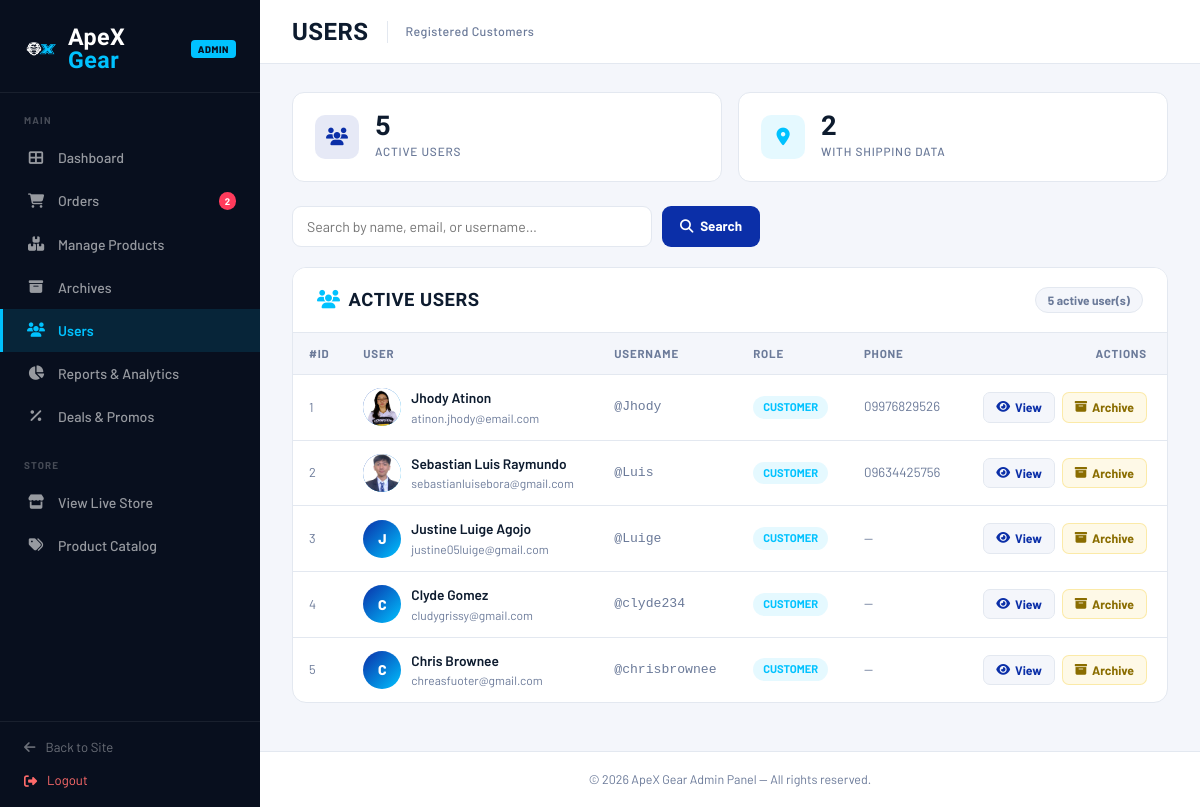
Page /admin/manage_users.php (signed in) on the earlier database version.
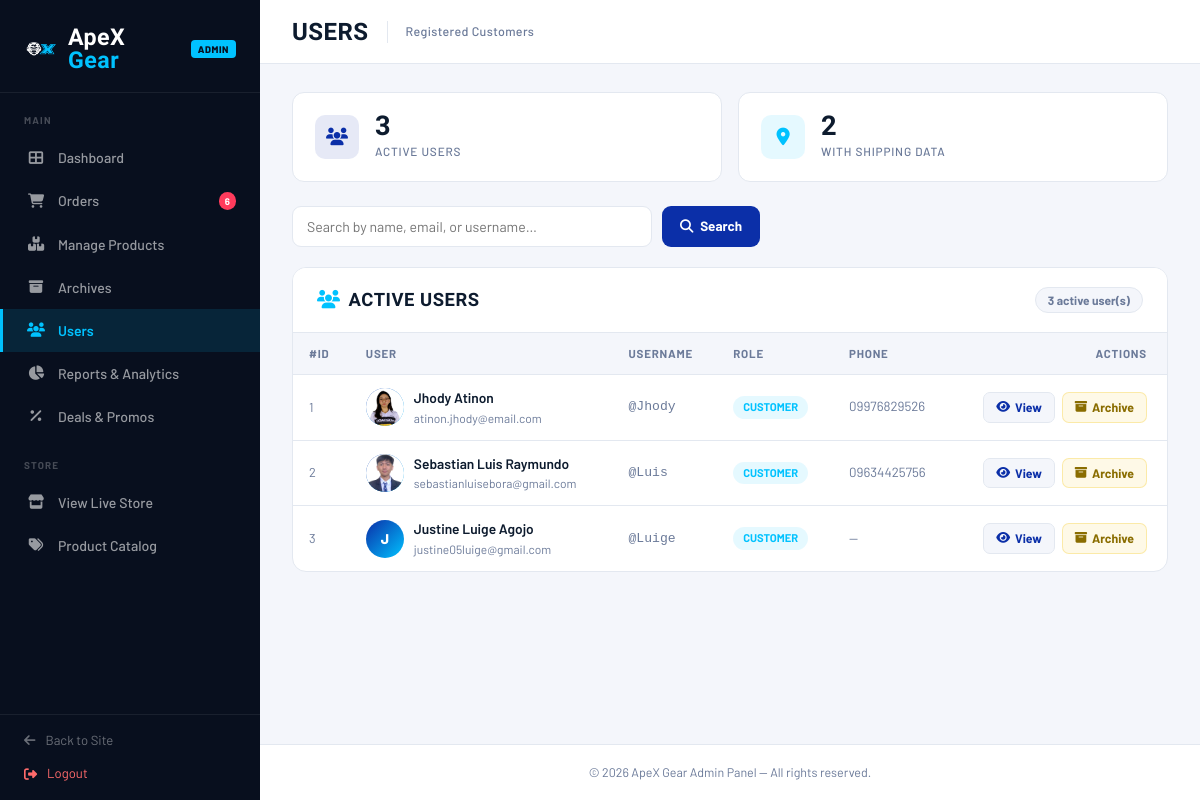
Same page on the later database version.
### tables this page shows
CREATE TABLE `users_profiles_tbl` (
  `profile_id` int(11) NOT NULL,
  `user_id` int(11) NOT NULL,
  `bio` text DEFAULT NULL,
  `street_address` varchar(255) DEFAULT NULL,
  `city` varchar(100) DEFAULT NULL,
  `zip_code` varchar(20) DEFAULT NULL,
  `phone_number` varchar(20) DEFAULT NULL,
  `image_path` varchar(255) DEFAULT NULL,
  `birthday` date DEFAULT NULL
);

CREATE TABLE `users_tbl` (
  `user_id` int(11) NOT NULL,
  `first_name` varchar(50) NOT NULL,
  `last_name` varchar(50) NOT NULL,
  `m_name` varchar(50) DEFAULT NULL,
  `gender` varchar(20) DEFAULT NULL,
  `username` varchar(50) NOT NULL,
  `email` varchar(100) NOT NULL,
  `password` varchar(255) NOT NULL,
  `otp_code` int(6) DEFAULT NULL
);

### admin/manage_users.php (the view, shortened to what the changed rows need)
<?php
$db = new Database();
$conn = $db->getConnection();
$pendingQuery = "SELECT COUNT(*) as pending_count FROM orders_tbl WHERE order_status = 'Pending' OR order_status = 'On Process'";
$pendingResult = $conn->query($pendingQuery);
$pendingRow = $pendingResult->fetch_assoc();
$pendingOrders = $pendingRow['pending_count'] ?? 0;
$search = trim($_GET['q'] ?? '');
$query = "
    SELECT u.user_id, u.first_name, u.last_name, u.m_name, u.gender, u.username, u.email,
           p.bio, p.street_address, p.city, p.zip_code, p.phone_number, p.image_path
    FROM users_tbl u
    LEFT JOIN users_profiles_tbl p ON u.user_id = p.user_id
";
if ($search !== '') {
    $searchTerm = '%' . $search . '%';
    $query .= " WHERE u.first_name LIKE ? OR u.last_name LIKE ? OR u.username LIKE ? OR u.email LIKE ?";
    $stmt = $conn->prepare($query);
    $stmt->bind_param("ssss", $searchTerm, $searchTerm, $searchTerm, $searchTerm);
    $stmt->execute();
    $result = $stmt->get_result();
} else {
    $result = $conn->query($query);
}
$users = [];
while ($row = $result->fetch_assoc()) {
    $shipStmt = $conn->prepare("SELECT street_address, city, zip_code, phone_number FROM shipping_address_tbl WHERE user_id = ? ORDER BY address_id DESC LIMIT 1");
    $shipStmt->bind_param("i", $row['user_id']);
    $shipStmt->execute();
    $shipRes = $shipStmt->get_result();
    $row['shipping'] = $shipRes->fetch_assoc();
    $users[] = $row;
}
$userCount = count($users);
?>
<!DOCTYPE html>
<html lang="en">
<head>
    <link href="https://cdn.jsdelivr.net/npm/bootstrap@5.3.3/dist/css/bootstrap.min.css" rel="stylesheet">
    <link href="https://cdnjs.cloudflare.com/ajax/libs/font-awesome/6.5.0/css/all.min.css" rel="stylesheet">
    <link href="../assets/css/style.css" rel="stylesheet">
    <link href="../assets/css/admin-style.css" rel="stylesheet">
</head>
<body>
    <?php $currentAdminPage = 'manage_users.php'; include __DIR__ . '/includes/admin_sidebar.php'; ?>
    <div class="main-wrap">
        <main class="page-body">
            <div class="stat-row">
                <div class="stat-card">
                    <div>
                        <div class="stat-val"><?php echo $userCount; ?></div>
                        <div class="stat-lbl">Active Users</div>
                    </div>
                </div>
            </div>
            <div class="panel">
                <div class="panel-header">
                    <span class="panel-title"><i class="fas fa-users me-2" style="color:var(--accent);"></i>Active Users</span>
                    <span class="panel-count"><?php echo $userCount; ?> active user(s)</span>
                </div>
                <?php if (empty($users)): ?>
                    <div class="empty-state">
                        <i class="fas fa-user-slash"></i>
                        <p><?php echo $search ? 'No users match your search.' : 'No registered users yet.'; ?></p>
                    </div>
                <?php else: ?>
                    <div style="overflow-x:auto;">
                        <table class="tbl">
                            <thead>
                                <tr>
                                    <th>#ID</th>
                                    <th>User</th>
                                    <th>Username</th>
                                    <th>Role</th>
                                    <th>Phone</th>
                                    <th style="text-align:right;padding-right:20px;">Actions</th>
                                </tr>
                            </thead>
                            <tbody>
                                <?php foreach ($users as $u):
                                    $fullName = trim(($u['first_name'] ?? '') . ' ' . ($u['last_name'] ?? ''));
                                    $initial = strtoupper(substr($fullName ?: $u['username'], 0, 1));
                                ?>
                                    <tr onclick='openUserModal(<?php echo json_encode($u, JSON_HEX_APOS | JSON_HEX_QUOT); ?>)' title="Click to view details">
                                        <td style="color:var(--text-muted);font-size:.8rem;"><?php echo $u['user_id']; ?></td>
                                        <td>
                                            <div style="display:flex;align-items:center;gap:10px;">
                                                <div class="avatar">
                                                    <?php if (!empty($u['image_path'])): ?>
                                                        <img src="<?php echo str_starts_with($u['image_path'], 'http') ? htmlspecialchars($u['image_path']) : '../' . htmlspecialchars($u['image_path']); ?>" alt="Profile" style="width:100%;height:100%;object-fit:cover;">
                                                    <?php else: ?>
                                                        <?php echo $initial; ?>
                                                    <?php endif; ?>
                                                </div>
                                                <div>
                                                    <div class="user-name"><?php echo htmlspecialchars($fullName); ?></div>
                                                    <div class="user-meta"><?php echo htmlspecialchars($u['email'] ?? ''); ?></div>
                                                </div>
                                            </div>
                                        </td>
                                        <td style="font-family:monospace;font-size:.82rem;color:var(--text-muted);">@<?php echo htmlspecialchars($u['username'] ?? '—'); ?></td>
                                        <td><span class="role-pill">Customer</span></td>
                                        <td style="color:var(--text-muted);font-size:.83rem;"><?php echo htmlspecialchars($u['phone_number'] ?? '—'); ?></td>
                                        <td style="text-align:right;padding-right:20px;" onclick="event.stopPropagation()">
                                            <button class="act-btn btn-view" onclick='openUserModal(<?php echo json_encode($u, JSON_HEX_APOS | JSON_HEX_QUOT); ?>)'>
                                                <i class="fas fa-eye"></i> View
                                            </button>
                                            <form method="POST" style="display:inline;" onsubmit="return confirm('Archive this user? They will be moved to the archives and can no longer log in.');">
                                                <button type="submit" class="act-btn btn-archive ms-1"><i class="fas fa-archive"></i> Archive</button>
                                            </form>
                                        </td>
                                    </tr>
                                <?php endforeach; ?>
                            </tbody>
                        </table>
                    </div>
                <?php endif; ?>
            </div>
        </main>
    </div>
</body>
</html>

### admin/includes/admin_sidebar.php (shortened to what the changed rows need)
<?php
$currentAdminPage = $currentAdminPage ?? basename($_SERVER['PHP_SELF']);
$pendingOrderBadge = (int)($pendingOrders ?? $pendingCount ?? 0);
function adminNavActive(string $page, string $currentAdminPage): string
{
    return $currentAdminPage === $page ? ' class="active"' : '';
}
?>
<aside class="sidebar" id="sidebar">
    <a href="../index.php" class="sidebar-brand">
        <img src="../assets/images/ApeX Logo.png" alt="ApeX Gear">
        <div class="sidebar-brand-text"><span class="t1">ApeX </span><span class="t2">Gear</span></div>
        <span class="sidebar-badge">Admin</span>
    </a>
    <nav class="sidebar-nav">
        <a href="manage_orders.php"<?php echo adminNavActive('manage_orders.php', $currentAdminPage); ?>>
            <i class="fas fa-shopping-cart"></i> Orders
            <?php if ($pendingOrderBadge > 0): ?><span class="nav-badge"><?php echo $pendingOrderBadge; ?></span><?php endif; ?>
        </a>
    </nav>
</aside>

Differences in the rows shown:
removed users_profiles_tbl: user.user_id "4", user.last_name "C", user.last_name "Clyde Gomez", user.email "cludygrissy@gmail.com", user.username "clyde234", phone_number "—"
removed users_profiles_tbl: user.user_id "5", user.last_name "C", user.last_name "Chris Brownee", user.email "chreasfuoter@gmail.com", user.username "chrisbrownee", phone_number "—"
Other differences:
$pendingOrderBadge: "2" → "6"
$userCount: "5" → "3"
